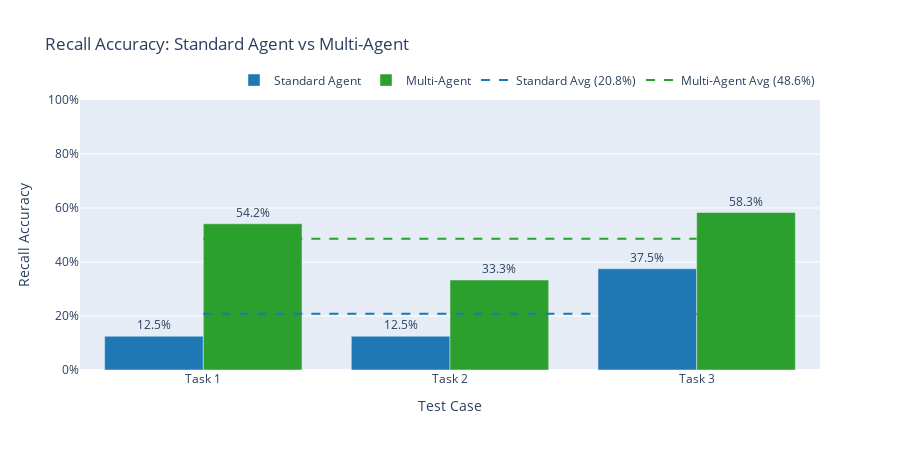

This figure's notebook cell:
### Markdown cell above
## Detailed Results Table

### Code cell
# Display full results table
display(Markdown("### All Trial Results"))
display(df[['task', 'trial', 'standard_correct', 'multi_correct', 'total', 'standard_score', 'multi_score']]
        .rename(columns={
            'task': 'Task',
            'trial': 'Trial', 
            'standard_correct': 'Standard Correct',
            'multi_correct': 'Multi Correct',
            'total': 'Total Questions',
            'standard_score': 'Standard Score',
            'multi_score': 'Multi Score'
        }))

# Visualization
import plotly.graph_objects as go

# Calculate averages per task
task_avgs = df.groupby('task').agg({
    'standard_score': 'mean',
    'multi_score': 'mean'
}).reset_index()

tasks = [f"Task {i}" for i in task_avgs['task']]
std_scores = task_avgs['standard_score'].tolist()
multi_scores = task_avgs['multi_score'].tolist()

fig = go.Figure()

fig.add_trace(go.Bar(
    name='Standard Agent',
    x=tasks,
    y=std_scores,
    marker_color='#1f77b4',
    text=[f"{s:.1%}" for s in std_scores],
    textposition='outside'
))

fig.add_trace(go.Bar(
    name='Multi-Agent',
    x=tasks,
    y=multi_scores,
    marker_color='#2ca02c',
    text=[f"{s:.1%}" for s in multi_scores],
    textposition='outside'
))

# Add average lines
std_avg = df['standard_score'].mean()
multi_avg = df['multi_score'].mean()

fig.add_trace(go.Scatter(
    x=tasks,
    y=[std_avg] * len(tasks),
    mode='lines',
    name=f'Standard Avg ({std_avg:.1%})',
    line=dict(color='#1f77b4', width=2, dash='dash'),
))

fig.add_trace(go.Scatter(
    x=tasks,
    y=[multi_avg] * len(tasks),
    mode='lines',
    name=f'Multi-Agent Avg ({multi_avg:.1%})',
    line=dict(color='#2ca02c', width=2, dash='dash'),
))

fig.update_layout(
    title="Recall Accuracy: Standard Agent vs Multi-Agent",
    xaxis_title="Test Case",
    yaxis_title="Recall Accuracy",
    barmode='group',
    height=450,
    yaxis=dict(range=[0, 1.0], tickformat='.0%'),
    showlegend=True,
    legend=dict(orientation="h", yanchor="bottom", y=1.02, xanchor="right", x=1)
)

fig.show()

### Figure 1 — Plotly figure (JSON) as saved in the notebook; plotly's stock layout.template omitted (floating-point values rounded to 4 significant figures)
{"data": [{"marker": {"color": "#1f77b4"}, "name": "Standard Agent", "text": ["12.5%", "12.5%", "37.5%"], "textposition": "outside", "type": "bar", "x": ["Task 1", "Task 2", "Task 3"], "y": [0.125, 0.125, 0.375]}, {"marker": {"color": "#2ca02c"}, "name": "Multi-Agent", "text": ["54.2%", "33.3%", "58.3%"], "textposition": "outside", "type": "bar", "x": ["Task 1", "Task 2", "Task 3"], "y": [0.5417, 0.3333, 0.5833]}, {"line": {"color": "#1f77b4", "dash": "dash", "width": 2}, "mode": "lines", "name": "Standard Avg (20.8%)", "type": "scatter", "x": ["Task 1", "Task 2", "Task 3"], "y": [0.2083, 0.2083, 0.2083]}, {"line": {"color": "#2ca02c", "dash": "dash", "width": 2}, "mode": "lines", "name": "Multi-Agent Avg (48.6%)", "type": "scatter", "x": ["Task 1", "Task 2", "Task 3"], "y": [0.4861, 0.4861, 0.4861]}], "layout": {"barmode": "group", "height": 450, "legend": {"orientation": "h", "x": 1, "xanchor": "right", "y": 1.02, "yanchor": "bottom"}, "showlegend": true, "title": {"text": "Recall Accuracy: Standard Agent vs Multi-Agent"}, "xaxis": {"title": {"text": "Test Case"}}, "yaxis": {"range": [0, 1], "tickformat": ".0%", "title": {"text": "Recall Accuracy"}}}}
